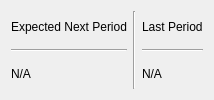
      <widget class="QWidget" name="tab">
       <attribute name="title">
        <string>Period Info</string>
       </attribute>
       <layout class="QGridLayout" name="gridLayout_4">
        <item row="0" column="2">
         <layout class="QGridLayout" name="gridLayout_3">
          <item row="0" column="0">
           <widget class="QLabel" name="label_6">
            <property name="text">
             <string>Last Period</string>
            </property>
           </widget>
          </item>
          <item row="2" column="0">
           <widget class="QLabel" name="label_7">
            <property name="text">
             <string>N/A</string>
            </property>
           </widget>
          </item>
          <item row="1" column="0">
           <widget class="Line" name="line_2">
            <property name="orientation">
             <enum>Qt::Horizontal</enum>
            </property>
           </widget>
          </item>
         </layout>
        </item>
        <item row="0" column="0">
         <layout class="QVBoxLayout" name="verticalLayout">
          <item>
           <widget class="QLabel" name="label_4">
            <property name="text">
             <string>Expected Next Period</string>
            </property>
           </widget>
          </item>
          <item>
           <widget class="Line" name="line">
            <property name="orientation">
             <enum>Qt::Horizontal</enum>
            </property>
           </widget>
          </item>
          <item>
           <widget class="QLabel" name="label_5">
            <property name="text">
             <string>N/A</string>
            </property>
           </widget>
          </item>
         </layout>
        </item>
        <item row="0" column="1">
         <widget class="Line" name="line_3">
          <property name="orientation">
           <enum>Qt::Vertical</enum>
          </property>
         </widget>
        </item>
       </layout>
      </widget>
